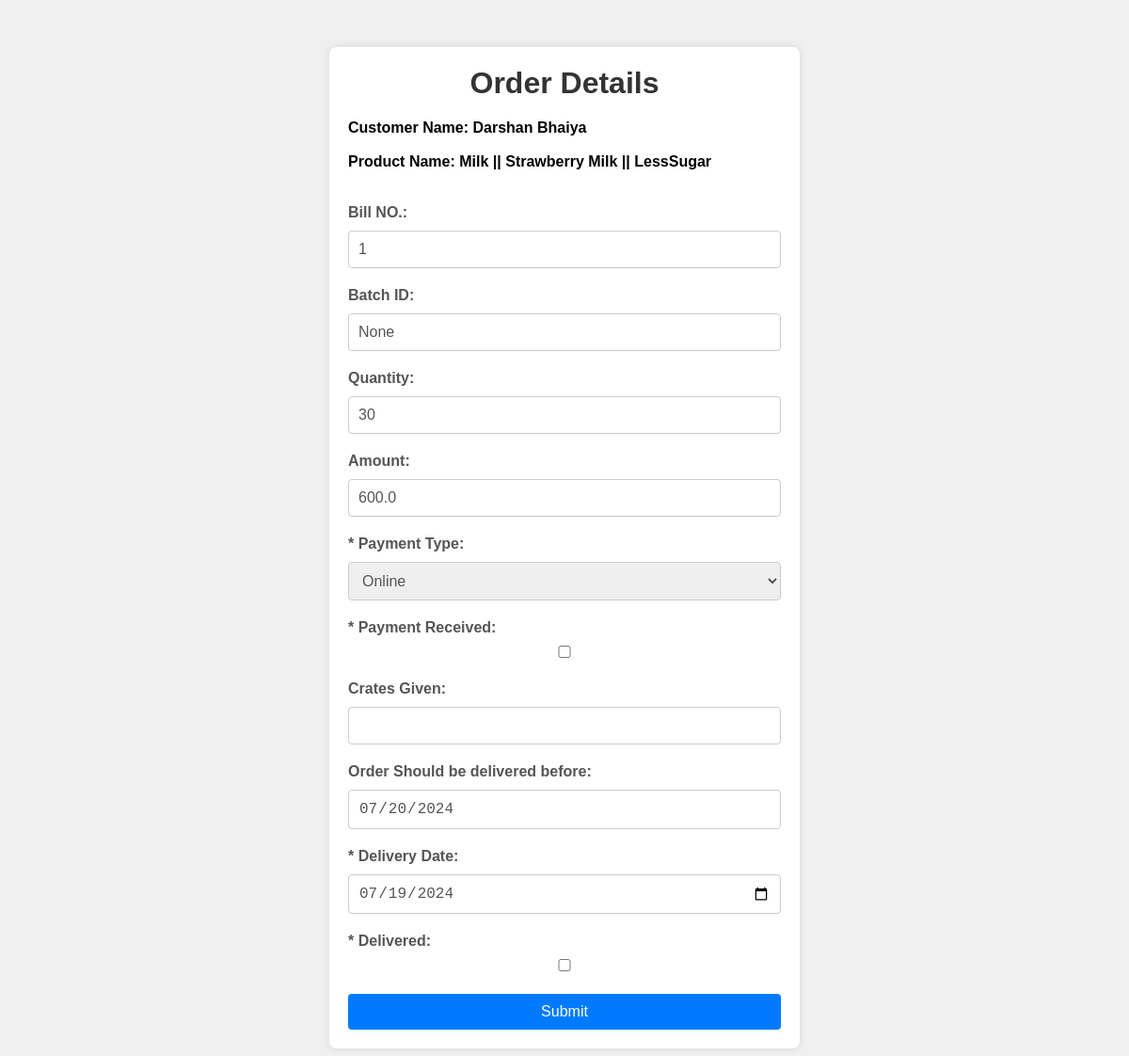
The page /openDeliveryPersonInterfaceUpdate/OCDPMON5685 (signed in) on the database its author committed.
### app.py (models this page shows)
class Customer(db.Model):
    CustomerID = db.Column(db.String(60), primary_key=True)
    CustomerName = db.Column(db.String(255))
    Address = db.Column(db.String(255))
    ContactPerson = db.Column(db.String(255))
    ContactNumber = db.Column(db.String(20))
    EmailId=db.Column(db.String(50))
    CustomerType = db.Column(db.Enum('Individual', 'Shop'))
    GSTRegistered = db.Column(db.Boolean)
    GSTNumber = db.Column(db.String(20))
    EngagementSource = db.Column(db.Enum('Direct', 'Marketing', 'Digital Media'))
    FirstOrderDate = db.Column(db.Date)
    LastOrderDate = db.Column(db.Date)
    LastBillNumber = db.Column(db.String(20))
    LastOrderID = db.Column(db.Integer)
    TotalCredit = db.Column(db.Float)
    TotalBusinessAmount = db.Column(db.Float)
    TotalTofuOrdered = db.Column(db.Float)
    TotalTofuAmount = db.Column(db.Float)
    TotalMilkOrdered = db.Column(db.Float)
    TotalMilkAmount = db.Column(db.Float)
    CrateGiven = db.Column(db.Integer)

class Product(db.Model):
    ProductID = db.Column(db.String(60), primary_key=True)
    ProductName = db.Column(db.String(255))
    Type = db.Column(db.Enum('Tofu', 'Milk'))
    SugarType = db.Column(db.String(50))
    ProductDescription = db.Column(db.String(255))
    Price = db.Column(db.Float)
    AvailableQuantity = db.Column(db.Integer)
    TotalQuantityProduced = db.Column(db.Integer)
    AvailableOrNot = db.Column(db.Boolean)

class Orders(db.Model):
    OrderID = db.Column(db.String(60), primary_key=True)
    BillID = db.Column(db.Integer)
    CustomerID = db.Column(db.String(60), db.ForeignKey('customer.CustomerID'))
    ProductID = db.Column(db.String(60), db.ForeignKey('product.ProductID'))
    BatchID = db.Column(db.String(20))
    Quantity = db.Column(db.Integer)
    Amount = db.Column(db.Float)
    OrderDateTime = db.Column(db.DateTime)
    PaymentType = db.Column(db.Enum('Online', 'Cash','Credit'))
    PaymentReceivedOrNot = db.Column(db.Boolean)
    CratesGiven = db.Column(db.Integer)
    PreferredOrderDate = db.Column(db.Date)
    ActualOrderDeliveredDate = db.Column(db.Date)
    DeliveryPersonID = db.Column(db.String(60), db.ForeignKey('delivery_person.DeliveryPersonID'))
    DeliveredOrNot = db.Column(db.Boolean)

### app.py (the view)
@app.route('/openDeliveryPersonInterfaceUpdate/<string:OrderID>')
def openDeliveryPersonInterfaceUpdate(OrderID):
    if session['LoggedIn']==True and (session['Designation']=="Admin" or  session['Designation']=="Delivery Person"):
        order = Orders.query.filter_by(OrderID=OrderID).first()
        products=Product.query.all()
        customers=Customer.query.all()
        delivery_people = DeliveryPerson.query.all()
        return render_template("deliveryPersonInterfaceUpdate.html", order=order,products=products,customers=customers,delivery_people=delivery_people)

### templates/deliveryPersonInterfaceUpdate.html (shortened to what this page needs)
<!DOCTYPE html>
<html lang="en">
<head>
</head>
<body>
    <div class="container">
        <h1>Order Details</h1>
        <form action="/updateDeliveryPersonInterfaceUpdate/{{ order.OrderID }}" method="POST">
            <h4>Customer Name: {% for customer in customers %}
                {% if customer.CustomerID == order.CustomerID %}{{ customer.CustomerName }}  {% endif %}
           {% endfor %}</h4>
           <br>
           <h4>Product Name: {% for product in products %}
            {% if product.ProductID == order.ProductID %} {{ product.Type }} || {{ product.ProductName }} || {{ product.SugarType }} {% endif %}
       {% endfor %} </h4>
       <br>
       <br>
            <div class="form-group">
                <label for="billID">Bill NO.:</label>
                <input type="number" id="billID" name="billID" value="{{ order.BillID }}" readonly>
            </div>
            <div class="form-group">
                <label for="batchID">Batch ID:</label>
                <input type="text" id="batchID" name="batchID" value="{{ order.BatchID }}" >
            </div>
            <div class="form-group">
                <label for="quantity">Quantity:</label>
                <input type="number" id="quantity" name="quantity" value="{{ order.Quantity }}" readonly >
            </div>
            <div class="form-group">
                <label for="Amount">Amount:</label>
                <input type="number" id="Amount" name="Amount" value="{{ order.Amount }}"  readonly>
            </div>
            <div class="form-group">
                <label for="paymentType">* Payment Type:</label>
                <select id="paymentType" name="paymentType" required onchange="handlePaymentTypeChange()">
                    <option value="Online" {% if order.PaymentType == 'Online' %} selected {% endif %}>Online</option>
                </select>
            </div>
            <div class="form-group" id="paymentReceivedGroup">
                <label for="paymentReceivedOrNot">* Payment Received:</label>
                <input type="checkbox" id="paymentReceivedOrNot" name="paymentReceivedOrNot" {% if order.PaymentReceivedOrNot %}checked{% endif %}>
            </div>
            <div class="form-group">
                <label for="cratesGiven">Crates Given:</label>
                <input type="number" id="cratesGiven" name="cratesGiven" value="{{ order.CratesGiven }}" >
            </div>
            <div class="form-group">
                <label for="preferredOrderDate">Order Should be delivered before:</label>
                <input type="date" id="preferredOrderDate" name="preferredOrderDate" value="{{ order.PreferredOrderDate }}" readonly >
            </div>
            <div class="form-group">
                <label for="actualOrderDeliveredDate">* Delivery Date:</label>
                <input type="date" id="actualOrderDeliveredDate" name="actualOrderDeliveredDate" required>
            </div>
            <div class="form-group">
                <label for="deliveredOrNot">* Delivered:</label>
                <input type="checkbox" id="deliveredOrNot" name="deliveredOrNot" {% if order.DeliveredOrNot %}checked{% endif %} >
            </div>
            <button type="submit" class="btn">Submit</button>
        </form>
    </div>
</body>
</html>

### templates/deliveryPersonInterfaceUpdate.html (style rules this page uses)
* { margin: 0; padding: 0; box-sizing: border-box; }
body { font-family: Arial, sans-serif; background-color: #f0f0f0; margin: 0; padding: 0; }
.container { max-width: 500px; margin: 50px auto; background-color: #fff; padding: 20px; border-radius: 8px; box-shadow: 0 0 10px rgba(0, 0, 0, 0.1); }
h1 { text-align: center; color: #333; margin-bottom: 20px; }
.form-group { margin-bottom: 20px; }
label { font-weight: bold; color: #555; display: block; margin-bottom: 5px; }
input[type="text"], input[type="number"], input[type="date"], input[type="checkbox"], select { width: 100%; padding: 10px; border: 1px solid #ccc; border-radius: 4px; box-sizing: border-box; font-size: 16px; color: #555; margin-top: 5px; }
button { background-color: #007bff; color: #fff; border: none; padding: 10px 20px; cursor: pointer; border-radius: 4px; font-size: 16px; width: 100%; transition: background-color 0.3s ease; }

### rows shown on the page
Customer: CustomerName "Darshan Bhaiya"
Product: Type "Milk", ProductName "Strawberry Milk", SugarType "LessSugar"
Orders: billID "1", batchID "None", quantity "30", Amount "600.0", paymentType "Online", preferredOrderDate "07/20/2024"
